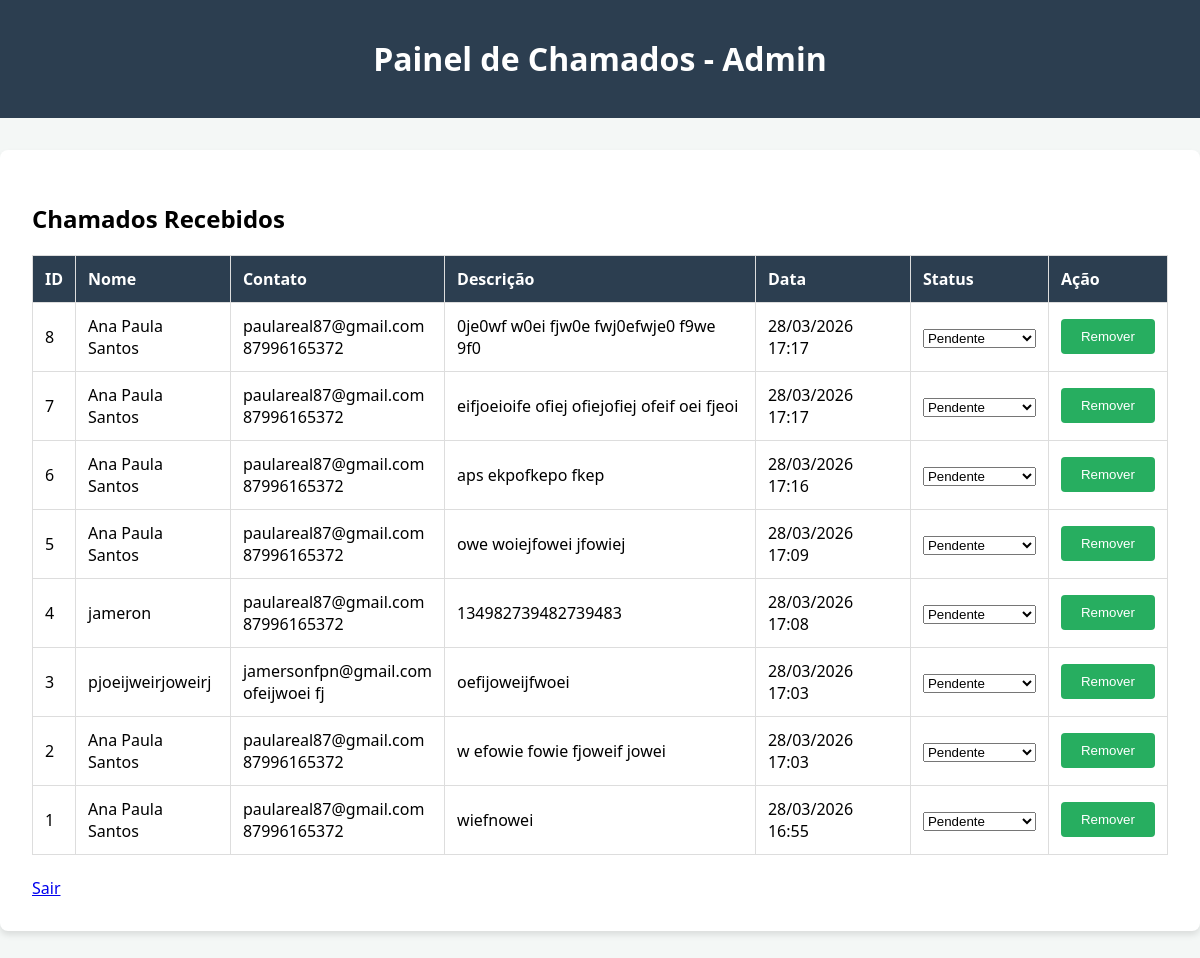
/dashboard (signed in), run on the app's committed database.
### main.py (models this page shows)
class chamado(Base):
    __tablename__ = "Chamados"
    id = Column(Integer, primary_key=True, index=True, autoincrement=True)
    nome = Column(String, nullable=False)
    email = Column(String, nullable=False)
    telefone = Column(String, nullable=False)
    descricao = Column(String, nullable=False)
    criado_em = Column(DateTime, default=datetime.now)
    status = Column(String, default="Pendente")

### main.py (the view)
@app.get("/dashboard", response_class=HTMLResponse)
async def dashboard_page(request: Request, db: Session = Depends(get_db)):
    if not request.session.get("logado"):
        return RedirectResponse(url="/login", status_code=status.HTTP_302_FOUND)
    todos_os_chamados = db.query(chamado).order_by(chamado.criado_em.desc()).all()
    return templates.TemplateResponse(
        "dashboard.html",
        {"request": request, "todos_os_chamados": todos_os_chamados}
    )

### templates/dashboard.html (shortened to what this page needs)
<!DOCTYPE html>
<html>
<head>
    <link rel="stylesheet" href="/static/style.css">
</head>
<body>
    <header><h1>Painel de Chamados - Admin</h1></header>
    <div class="container" style="max-width: 95%;">
        <h2>Chamados Recebidos</h2>
        <table>
            <tr>
                <th>ID</th>
                <th>Nome</th>
                <th>Contato</th>
                <th>Descrição</th>
                <th>Data</th>
                <th>Status</th>
                <th>Ação</th>
            </tr>
            {% for c in todos_os_chamados %}
            <tr>
                <td>{{ c.id }}</td>
                <td>{{ c.nome }}</td>
                <td>{{ c.email }}<br>{{ c.telefone }}</td>
                <td>{{ c.descricao }}</td>
                <td>{{ c.criado_em.strftime("%d/%m/%Y %H:%M") }}</td>
                <td>
                    <form action="/atualizar-status/{{ c.id }}" method="post">
                        <select name="novo_status" onchange="this.form.submit()">
                            <option value="Pendente"      {% if c.status == "Pendente" %}      selected {% endif %}>Pendente</option>
                        </select>
                    </form>
                </td>
                <td>
                    <form action="/remover-chamado/{{ c.id }}" method="post">
                        <button type="submit" onclick="return confirm('Tem certeza que deseja remover o chamado de {{ c.nome }}?')">
                            Remover
                        </button>
                    </form>
                </td>
            </tr>
            {% endfor %}
        </table>
        <br>
        <a href="/logout">Sair</a>
    </div>
</body>
</html>

### static/style.css (style rules this page uses)
body { font-family: 'Segoe UI', Tahoma, Geneva, Verdana, sans-serif; background: #f4f7f6; margin: 0; padding: 0; }
header { background: #2c3e50; color: white; padding: 1rem; text-align: center; }
.container { max-width: 800px; margin: 2rem auto; background: white; padding: 2rem; border-radius: 8px; box-shadow: 0 4px 6px rgba(0,0,0,0.1); }
button { background: #27ae60; color: white; border: none; padding: 10px 20px; cursor: pointer; border-radius: 4px; width: 100%; }
table { width: 100%; border-collapse: collapse; margin-top: 20px; }
th, td { border: 1px solid #ddd; padding: 12px; text-align: left; }
th { background-color: #2c3e50; color: white; }

### data on the page
chamado: id "8", nome "Ana Paula Santos", email "paulareal87@gmail.com", telefone "87996165372", descricao "0je0wf w0ei fjw0e fwj0efwje0 f9we 9f0", criado_em "28/03/2026 17:17", novo_status "Pendente"
chamado: id "7", nome "Ana Paula Santos", email "paulareal87@gmail.com", telefone "87996165372", descricao "eifjoeioife ofiej ofiejofiej ofeif oei fjeoi", criado_em "28/03/2026 17:17", novo_status "Pendente"
chamado: id "6", nome "Ana Paula Santos", email "paulareal87@gmail.com", telefone "87996165372", descricao "aps ekpofkepo fkep", criado_em "28/03/2026 17:16", novo_status "Pendente"
chamado: id "5", nome "Ana Paula Santos", email "paulareal87@gmail.com", telefone "87996165372", descricao "owe woiejfowei jfowiej", criado_em "28/03/2026 17:09", novo_status "Pendente"
chamado: id "4", nome "jameron", email "paulareal87@gmail.com", telefone "87996165372", descricao "134982739482739483", criado_em "28/03/2026 17:08", novo_status "Pendente"
chamado: id "3", nome "pjoeijweirjoweirj", email "jamersonfpn@gmail.com", telefone "ofeijwoei fj", descricao "oefijoweijfwoei", criado_em "28/03/2026 17:03", novo_status "Pendente"
chamado: id "2", nome "Ana Paula Santos", email "paulareal87@gmail.com", telefone "87996165372", descricao "w efowie fowie fjoweif jowei", criado_em "28/03/2026 17:03", novo_status "Pendente"
chamado: id "1", nome "Ana Paula Santos", email "paulareal87@gmail.com", telefone "87996165372", descricao "wiefnowei", criado_em "28/03/2026 16:55", novo_status "Pendente"
